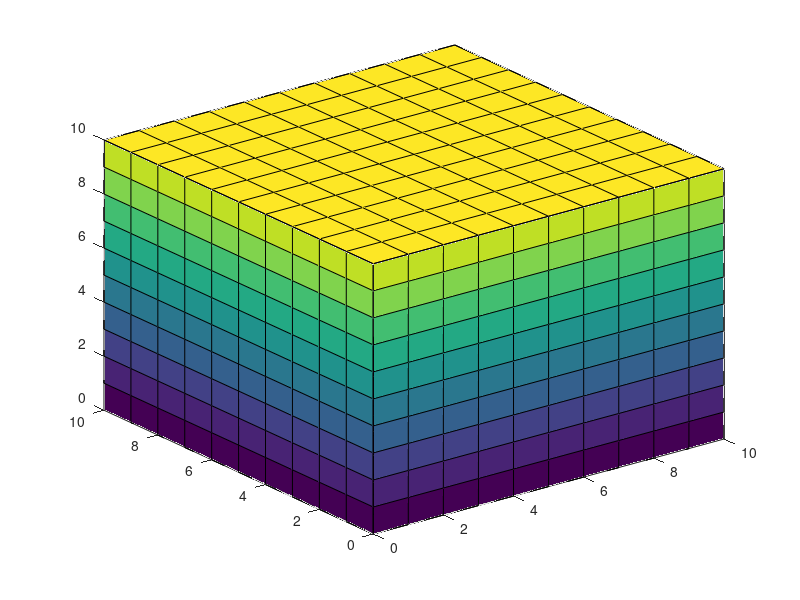

Recreate this plot in MATLAB.
clc
clear all;
i=0:10;
j=0:10;
k=0:10;
[x,y]=meshgrid(i,j);
z=ones(11)*10;
z0=zeros(11);
surf(x,y,z);
hold on;
surf(x,y,z-10);
hold on;
surf(z,x,y);
hold on;
surf(z-10,x,y);
hold on;
surf(y,z,x);
hold on;
surf(y,z-10,x);
